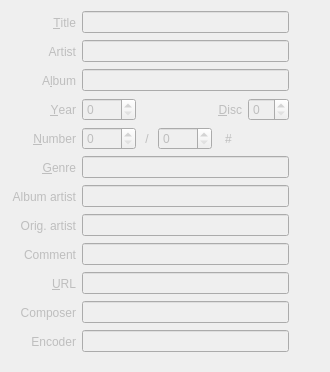
<?xml version="1.0" encoding="UTF-8"?>
<ui version="4.0">
 <class>BasicTags</class>
 <widget class="QWidget" name="BasicTags">
  <property name="enabled">
   <bool>false</bool>
  </property>
  <property name="geometry">
   <rect>
    <x>0</x>
    <y>0</y>
    <width>330</width>
    <height>372</height>
   </rect>
  </property>
  <property name="minimumSize">
   <size>
    <width>330</width>
    <height>0</height>
   </size>
  </property>
  <property name="windowTitle">
   <string>Form</string>
  </property>
  <layout class="QGridLayout" name="gridLayout">
   <item row="4" column="1">
    <layout class="QHBoxLayout" name="horizontalLayout_4">
     <item>
      <widget class="QSpinBox" name="tagNumber">
       <property name="maximum">
        <number>9999</number>
       </property>
      </widget>
     </item>
     <item>
      <widget class="QLabel" name="labelTotal">
       <property name="minimumSize">
        <size>
         <width>10</width>
         <height>0</height>
        </size>
       </property>
       <property name="text">
        <string>/</string>
       </property>
       <property name="alignment">
        <set>Qt::AlignCenter</set>
       </property>
       <property name="buddy">
        <cstring>tagTotal</cstring>
       </property>
      </widget>
     </item>
     <item>
      <widget class="QSpinBox" name="tagTotal">
       <property name="maximum">
        <number>9999</number>
       </property>
      </widget>
     </item>
     <item>
      <widget class="QToolButton" name="autoNumbers">
       <property name="sizePolicy">
        <sizepolicy hsizetype="Preferred" vsizetype="Fixed">
         <horstretch>0</horstretch>
         <verstretch>0</verstretch>
        </sizepolicy>
       </property>
       <property name="toolTip">
        <string>&lt;html&gt;&lt;head/&gt;&lt;body&gt;&lt;p&gt;Automatic numbering of selected files&lt;/p&gt;&lt;/body&gt;&lt;/html&gt;</string>
       </property>
       <property name="text">
        <string>#</string>
       </property>
       <property name="icon">
        <iconset theme="view-sort-ascending">
         <normaloff>.</normaloff>.</iconset>
       </property>
       <property name="autoRaise">
        <bool>true</bool>
       </property>
      </widget>
     </item>
     <item>
      <spacer name="horizontalSpacer_4">
       <property name="orientation">
        <enum>Qt::Horizontal</enum>
       </property>
       <property name="sizeHint" stdset="0">
        <size>
         <width>40</width>
         <height>20</height>
        </size>
       </property>
      </spacer>
     </item>
    </layout>
   </item>
   <item row="8" column="2">
    <widget class="QToolButton" name="cloneComment">
     <property name="toolTip">
      <string>&lt;html&gt;&lt;head/&gt;&lt;body&gt;&lt;p&gt;Copy value to other selected files&lt;/p&gt;&lt;/body&gt;&lt;/html&gt;</string>
     </property>
     <property name="text">
      <string/>
     </property>
     <property name="icon">
      <iconset theme="edit-copy">
       <normaloff>.</normaloff>.</iconset>
     </property>
     <property name="checkable">
      <bool>false</bool>
     </property>
     <property name="autoRaise">
      <bool>true</bool>
     </property>
    </widget>
   </item>
   <item row="9" column="2">
    <widget class="QToolButton" name="cloneUrl">
     <property name="toolTip">
      <string>&lt;html&gt;&lt;head/&gt;&lt;body&gt;&lt;p&gt;Copy value to other selected files&lt;/p&gt;&lt;/body&gt;&lt;/html&gt;</string>
     </property>
     <property name="text">
      <string/>
     </property>
     <property name="icon">
      <iconset theme="edit-copy">
       <normaloff>.</normaloff>.</iconset>
     </property>
     <property name="checkable">
      <bool>false</bool>
     </property>
     <property name="autoRaise">
      <bool>true</bool>
     </property>
    </widget>
   </item>
   <item row="2" column="2">
    <widget class="QToolButton" name="cloneAlbum">
     <property name="toolTip">
      <string>&lt;html&gt;&lt;head/&gt;&lt;body&gt;&lt;p&gt;Copy value to other selected files&lt;/p&gt;&lt;/body&gt;&lt;/html&gt;</string>
     </property>
     <property name="text">
      <string/>
     </property>
     <property name="icon">
      <iconset theme="edit-copy">
       <normaloff>.</normaloff>.</iconset>
     </property>
     <property name="checkable">
      <bool>false</bool>
     </property>
     <property name="autoRaise">
      <bool>true</bool>
     </property>
     <property name="arrowType">
      <enum>Qt::NoArrow</enum>
     </property>
    </widget>
   </item>
   <item row="12" column="0">
    <widget class="QLabel" name="labelComposer">
     <property name="text">
      <string>Composer</string>
     </property>
     <property name="alignment">
      <set>Qt::AlignRight|Qt::AlignTrailing|Qt::AlignVCenter</set>
     </property>
     <property name="buddy">
      <cstring>tagComposer</cstring>
     </property>
    </widget>
   </item>
   <item row="0" column="0">
    <widget class="QLabel" name="labelTitle">
     <property name="text">
      <string>&amp;Title</string>
     </property>
     <property name="alignment">
      <set>Qt::AlignRight|Qt::AlignTrailing|Qt::AlignVCenter</set>
     </property>
     <property name="buddy">
      <cstring>tagTitle</cstring>
     </property>
    </widget>
   </item>
   <item row="13" column="1">
    <widget class="QLineEdit" name="tagEncoder">
     <property name="clearButtonEnabled">
      <bool>true</bool>
     </property>
    </widget>
   </item>
   <item row="5" column="2">
    <widget class="QToolButton" name="cloneGenre">
     <property name="toolTip">
      <string>&lt;html&gt;&lt;head/&gt;&lt;body&gt;&lt;p&gt;Copy value to other selected files&lt;/p&gt;&lt;/body&gt;&lt;/html&gt;</string>
     </property>
     <property name="text">
      <string/>
     </property>
     <property name="icon">
      <iconset theme="edit-copy">
       <normaloff>.</normaloff>.</iconset>
     </property>
     <property name="checkable">
      <bool>false</bool>
     </property>
     <property name="autoRaise">
      <bool>true</bool>
     </property>
     <property name="arrowType">
      <enum>Qt::NoArrow</enum>
     </property>
    </widget>
   </item>
   <item row="14" column="1">
    <spacer name="verticalSpacer">
     <property name="orientation">
      <enum>Qt::Vertical</enum>
     </property>
     <property name="sizeHint" stdset="0">
      <size>
       <width>20</width>
       <height>20</height>
      </size>
     </property>
    </spacer>
   </item>
   <item row="5" column="0">
    <widget class="QLabel" name="labelGenre">
     <property name="text">
      <string>&amp;Genre</string>
     </property>
     <property name="alignment">
      <set>Qt::AlignRight|Qt::AlignTrailing|Qt::AlignVCenter</set>
     </property>
     <property name="buddy">
      <cstring>tagGenre</cstring>
     </property>
    </widget>
   </item>
   <item row="13" column="2">
    <widget class="QToolButton" name="cloneEncoder">
     <property name="toolTip">
      <string>&lt;html&gt;&lt;head/&gt;&lt;body&gt;&lt;p&gt;Copy value to other selected files&lt;/p&gt;&lt;/body&gt;&lt;/html&gt;</string>
     </property>
     <property name="text">
      <string/>
     </property>
     <property name="icon">
      <iconset theme="edit-copy">
       <normaloff>.</normaloff>.</iconset>
     </property>
     <property name="checkable">
      <bool>false</bool>
     </property>
     <property name="autoRaise">
      <bool>true</bool>
     </property>
    </widget>
   </item>
   <item row="9" column="1">
    <widget class="QLineEdit" name="tagUrl">
     <property name="clearButtonEnabled">
      <bool>true</bool>
     </property>
    </widget>
   </item>
   <item row="13" column="0">
    <widget class="QLabel" name="labelEncoder">
     <property name="text">
      <string>Encoder</string>
     </property>
     <property name="alignment">
      <set>Qt::AlignRight|Qt::AlignTrailing|Qt::AlignVCenter</set>
     </property>
     <property name="buddy">
      <cstring>tagEncoder</cstring>
     </property>
    </widget>
   </item>
   <item row="0" column="2">
    <widget class="QToolButton" name="cloneTitle">
     <property name="toolTip">
      <string>&lt;html&gt;&lt;head/&gt;&lt;body&gt;&lt;p&gt;Copy value to other selected files&lt;/p&gt;&lt;/body&gt;&lt;/html&gt;</string>
     </property>
     <property name="text">
      <string/>
     </property>
     <property name="icon">
      <iconset theme="edit-copy">
       <normaloff>.</normaloff>.</iconset>
     </property>
     <property name="checkable">
      <bool>false</bool>
     </property>
     <property name="autoRaise">
      <bool>true</bool>
     </property>
     <property name="arrowType">
      <enum>Qt::NoArrow</enum>
     </property>
    </widget>
   </item>
   <item row="12" column="2">
    <widget class="QToolButton" name="cloneComposer">
     <property name="toolTip">
      <string>&lt;html&gt;&lt;head/&gt;&lt;body&gt;&lt;p&gt;Copy value to other selected files&lt;/p&gt;&lt;/body&gt;&lt;/html&gt;</string>
     </property>
     <property name="text">
      <string/>
     </property>
     <property name="icon">
      <iconset theme="edit-copy">
       <normaloff>.</normaloff>.</iconset>
     </property>
     <property name="checkable">
      <bool>false</bool>
     </property>
     <property name="autoRaise">
      <bool>true</bool>
     </property>
    </widget>
   </item>
   <item row="1" column="0">
    <widget class="QLabel" name="labelArtist">
     <property name="text">
      <string>Artist</string>
     </property>
     <property name="alignment">
      <set>Qt::AlignRight|Qt::AlignTrailing|Qt::AlignVCenter</set>
     </property>
     <property name="buddy">
      <cstring>tagArtist</cstring>
     </property>
    </widget>
   </item>
   <item row="0" column="1">
    <widget class="QLineEdit" name="tagTitle">
     <property name="clearButtonEnabled">
      <bool>true</bool>
     </property>
    </widget>
   </item>
   <item row="8" column="0">
    <widget class="QLabel" name="labelComment">
     <property name="text">
      <string>Comment</string>
     </property>
     <property name="alignment">
      <set>Qt::AlignRight|Qt::AlignTrailing|Qt::AlignVCenter</set>
     </property>
     <property name="buddy">
      <cstring>tagComment</cstring>
     </property>
    </widget>
   </item>
   <item row="1" column="1">
    <widget class="QLineEdit" name="tagArtist">
     <property name="clearButtonEnabled">
      <bool>true</bool>
     </property>
    </widget>
   </item>
   <item row="2" column="0">
    <widget class="QLabel" name="labelAlbum">
     <property name="text">
      <string>A&amp;lbum</string>
     </property>
     <property name="alignment">
      <set>Qt::AlignRight|Qt::AlignTrailing|Qt::AlignVCenter</set>
     </property>
     <property name="buddy">
      <cstring>tagAlbum</cstring>
     </property>
    </widget>
   </item>
   <item row="4" column="0">
    <widget class="QLabel" name="labelNumber">
     <property name="text">
      <string>&amp;Number</string>
     </property>
     <property name="alignment">
      <set>Qt::AlignRight|Qt::AlignTrailing|Qt::AlignVCenter</set>
     </property>
     <property name="buddy">
      <cstring>tagNumber</cstring>
     </property>
    </widget>
   </item>
   <item row="6" column="1">
    <widget class="QLineEdit" name="tagAlbumArtist">
     <property name="clearButtonEnabled">
      <bool>true</bool>
     </property>
    </widget>
   </item>
   <item row="4" column="2">
    <widget class="QToolButton" name="cloneTotal">
     <property name="toolTip">
      <string>&lt;html&gt;&lt;head/&gt;&lt;body&gt;&lt;p&gt;Copy value to other selected files&lt;/p&gt;&lt;/body&gt;&lt;/html&gt;</string>
     </property>
     <property name="text">
      <string/>
     </property>
     <property name="icon">
      <iconset theme="edit-copy">
       <normaloff>.</normaloff>.</iconset>
     </property>
     <property name="checkable">
      <bool>false</bool>
     </property>
     <property name="autoRaise">
      <bool>true</bool>
     </property>
     <property name="arrowType">
      <enum>Qt::NoArrow</enum>
     </property>
    </widget>
   </item>
   <item row="6" column="2">
    <widget class="QToolButton" name="cloneAlbumArtist">
     <property name="toolTip">
      <string>&lt;html&gt;&lt;head/&gt;&lt;body&gt;&lt;p&gt;Copy value to other selected files&lt;/p&gt;&lt;/body&gt;&lt;/html&gt;</string>
     </property>
     <property name="text">
      <string/>
     </property>
     <property name="icon">
      <iconset theme="edit-copy">
       <normaloff>.</normaloff>.</iconset>
     </property>
     <property name="checkable">
      <bool>false</bool>
     </property>
     <property name="autoRaise">
      <bool>true</bool>
     </property>
    </widget>
   </item>
   <item row="6" column="0">
    <widget class="QLabel" name="labelAlbumArtist">
     <property name="text">
      <string>Album artist</string>
     </property>
     <property name="alignment">
      <set>Qt::AlignRight|Qt::AlignTrailing|Qt::AlignVCenter</set>
     </property>
     <property name="buddy">
      <cstring>tagAlbumArtist</cstring>
     </property>
    </widget>
   </item>
   <item row="1" column="2">
    <widget class="QToolButton" name="cloneArtist">
     <property name="toolTip">
      <string>&lt;html&gt;&lt;head/&gt;&lt;body&gt;&lt;p&gt;Copy value to other selected files&lt;/p&gt;&lt;/body&gt;&lt;/html&gt;</string>
     </property>
     <property name="text">
      <string/>
     </property>
     <property name="icon">
      <iconset theme="edit-copy">
       <normaloff>.</normaloff>.</iconset>
     </property>
     <property name="checkable">
      <bool>false</bool>
     </property>
     <property name="autoRaise">
      <bool>true</bool>
     </property>
     <property name="arrowType">
      <enum>Qt::NoArrow</enum>
     </property>
    </widget>
   </item>
   <item row="3" column="0">
    <widget class="QLabel" name="labelYear">
     <property name="text">
      <string>&amp;Year</string>
     </property>
     <property name="alignment">
      <set>Qt::AlignRight|Qt::AlignTrailing|Qt::AlignVCenter</set>
     </property>
     <property name="buddy">
      <cstring>tagYear</cstring>
     </property>
    </widget>
   </item>
   <item row="2" column="1">
    <widget class="QLineEdit" name="tagAlbum">
     <property name="clearButtonEnabled">
      <bool>true</bool>
     </property>
    </widget>
   </item>
   <item row="12" column="1">
    <widget class="QLineEdit" name="tagComposer">
     <property name="clearButtonEnabled">
      <bool>true</bool>
     </property>
    </widget>
   </item>
   <item row="5" column="1">
    <widget class="QLineEdit" name="tagGenre">
     <property name="clearButtonEnabled">
      <bool>true</bool>
     </property>
    </widget>
   </item>
   <item row="3" column="1">
    <layout class="QHBoxLayout" name="horizontalLayout_3">
     <item>
      <widget class="QSpinBox" name="tagYear">
       <property name="maximum">
        <number>9999</number>
       </property>
      </widget>
     </item>
     <item>
      <widget class="QToolButton" name="cloneYear">
       <property name="toolTip">
        <string>&lt;html&gt;&lt;head/&gt;&lt;body&gt;&lt;p&gt;Copy value to other selected files&lt;/p&gt;&lt;/body&gt;&lt;/html&gt;</string>
       </property>
       <property name="text">
        <string/>
       </property>
       <property name="icon">
        <iconset theme="edit-copy">
         <normaloff>.</normaloff>.</iconset>
       </property>
       <property name="checkable">
        <bool>false</bool>
       </property>
       <property name="autoRaise">
        <bool>true</bool>
       </property>
       <property name="arrowType">
        <enum>Qt::NoArrow</enum>
       </property>
      </widget>
     </item>
     <item>
      <spacer name="horizontalSpacer_3">
       <property name="orientation">
        <enum>Qt::Horizontal</enum>
       </property>
       <property name="sizeHint" stdset="0">
        <size>
         <width>40</width>
         <height>20</height>
        </size>
       </property>
      </spacer>
     </item>
     <item>
      <widget class="QLabel" name="labelDisc">
       <property name="minimumSize">
        <size>
         <width>32</width>
         <height>0</height>
        </size>
       </property>
       <property name="text">
        <string>&amp;Disc</string>
       </property>
       <property name="alignment">
        <set>Qt::AlignRight|Qt::AlignTrailing|Qt::AlignVCenter</set>
       </property>
       <property name="margin">
        <number>3</number>
       </property>
       <property name="buddy">
        <cstring>tagDisc</cstring>
       </property>
      </widget>
     </item>
     <item>
      <widget class="QSpinBox" name="tagDisc"/>
     </item>
    </layout>
   </item>
   <item row="9" column="0">
    <widget class="QLabel" name="labelUrl">
     <property name="text">
      <string>&amp;URL</string>
     </property>
     <property name="alignment">
      <set>Qt::AlignRight|Qt::AlignTrailing|Qt::AlignVCenter</set>
     </property>
     <property name="buddy">
      <cstring>tagUrl</cstring>
     </property>
    </widget>
   </item>
   <item row="3" column="2">
    <widget class="QToolButton" name="cloneDisc">
     <property name="toolTip">
      <string>&lt;html&gt;&lt;head/&gt;&lt;body&gt;&lt;p&gt;Copy value to other selected files&lt;/p&gt;&lt;/body&gt;&lt;/html&gt;</string>
     </property>
     <property name="text">
      <string/>
     </property>
     <property name="icon">
      <iconset theme="edit-copy">
       <normaloff>.</normaloff>.</iconset>
     </property>
     <property name="checkable">
      <bool>false</bool>
     </property>
     <property name="autoRaise">
      <bool>true</bool>
     </property>
     <property name="arrowType">
      <enum>Qt::NoArrow</enum>
     </property>
    </widget>
   </item>
   <item row="8" column="1">
    <widget class="QLineEdit" name="tagComment">
     <property name="clearButtonEnabled">
      <bool>true</bool>
     </property>
    </widget>
   </item>
   <item row="7" column="1">
    <widget class="QLineEdit" name="tagOriginalArtist">
     <property name="clearButtonEnabled">
      <bool>true</bool>
     </property>
    </widget>
   </item>
   <item row="7" column="0">
    <widget class="QLabel" name="labelOriginalArtist">
     <property name="text">
      <string>Orig. artist</string>
     </property>
     <property name="alignment">
      <set>Qt::AlignRight|Qt::AlignTrailing|Qt::AlignVCenter</set>
     </property>
     <property name="buddy">
      <cstring>tagOriginalArtist</cstring>
     </property>
    </widget>
   </item>
   <item row="7" column="2">
    <widget class="QToolButton" name="cloneOriginalArtist">
     <property name="toolTip">
      <string>&lt;html&gt;&lt;head/&gt;&lt;body&gt;&lt;p&gt;Copy value to other selected files&lt;/p&gt;&lt;/body&gt;&lt;/html&gt;</string>
     </property>
     <property name="text">
      <string/>
     </property>
     <property name="icon">
      <iconset theme="edit-copy">
       <normaloff>.</normaloff>.</iconset>
     </property>
     <property name="checkable">
      <bool>false</bool>
     </property>
     <property name="autoRaise">
      <bool>true</bool>
     </property>
    </widget>
   </item>
  </layout>
 </widget>
 <tabstops>
  <tabstop>tagTitle</tabstop>
  <tabstop>cloneTitle</tabstop>
  <tabstop>tagArtist</tabstop>
  <tabstop>cloneArtist</tabstop>
  <tabstop>tagAlbum</tabstop>
  <tabstop>cloneAlbum</tabstop>
  <tabstop>tagYear</tabstop>
  <tabstop>cloneYear</tabstop>
  <tabstop>tagDisc</tabstop>
  <tabstop>cloneDisc</tabstop>
  <tabstop>tagNumber</tabstop>
  <tabstop>tagTotal</tabstop>
  <tabstop>autoNumbers</tabstop>
  <tabstop>cloneTotal</tabstop>
  <tabstop>tagGenre</tabstop>
  <tabstop>cloneGenre</tabstop>
  <tabstop>tagComment</tabstop>
  <tabstop>cloneComment</tabstop>
  <tabstop>tagUrl</tabstop>
  <tabstop>cloneUrl</tabstop>
  <tabstop>tagComposer</tabstop>
  <tabstop>cloneComposer</tabstop>
  <tabstop>tagEncoder</tabstop>
  <tabstop>cloneEncoder</tabstop>
 </tabstops>
 <resources/>
 <connections/>
 <slots>
  <signal>autoNumberingClicked()</signal>
 </slots>
</ui>
